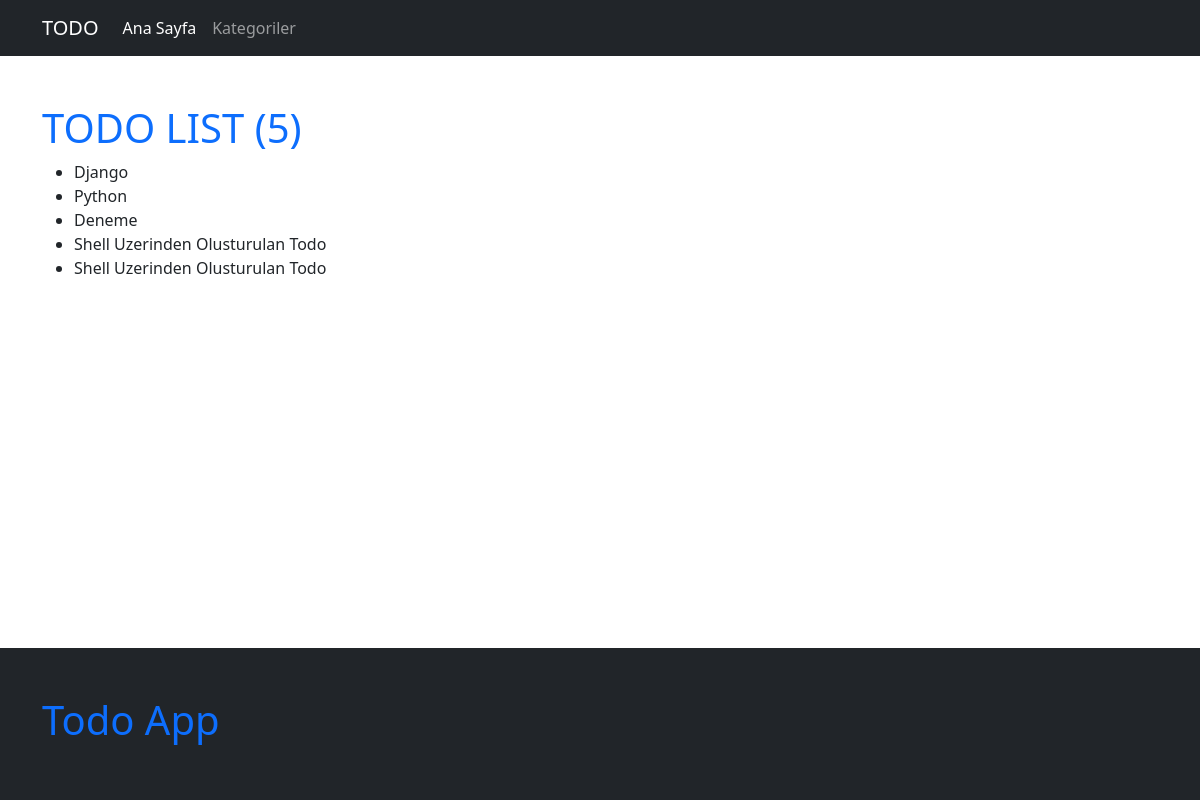
Before: / with the older database file.
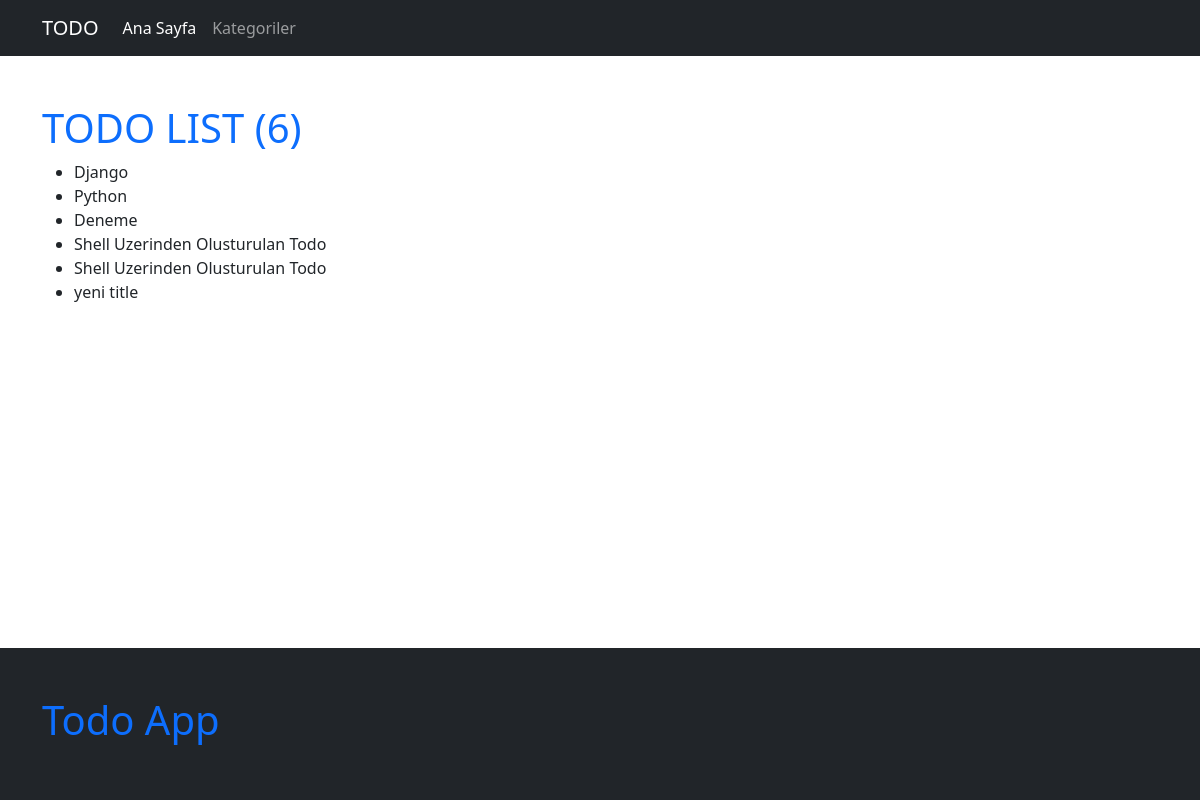
After: the same page with the newer database file.
### todo/models.py (models this page shows, shortened)
class Todo(models.Model):
    title = models.CharField(max_length=200)
    content = models.TextField(blank=True, null=True)
    is_active = models.BooleanField(default=False)
    created_at = models.DateTimeField(auto_now_add=True)
    updated_at = models.DateTimeField(auto_now=True)

### todo/views.py (the view)
# urls.py: path('', home_view),
def home_view(request):
    todos = Todo.objects.all()
    context = dict(
        todos=todos,
    )
    return render(request, 'todo/todo_list.html', context) # config/urls.py

### todo/templates/todo/todo_list.html
{% extends 'core/base.html' %}
{% block container %}
<h1 class="text-primary">TODO LIST ({{ todos.count }})</h1>
<ul>
    {% for todo in todos %}
    <li>{{ todo.title }}</li>
    {% endfor %}
</ul>
{% endblock container %}

Changed rows visible on the page:
added Todo: title "yeni title"
Other visible differences:
{{ todos.count }}: "5" → "6"
